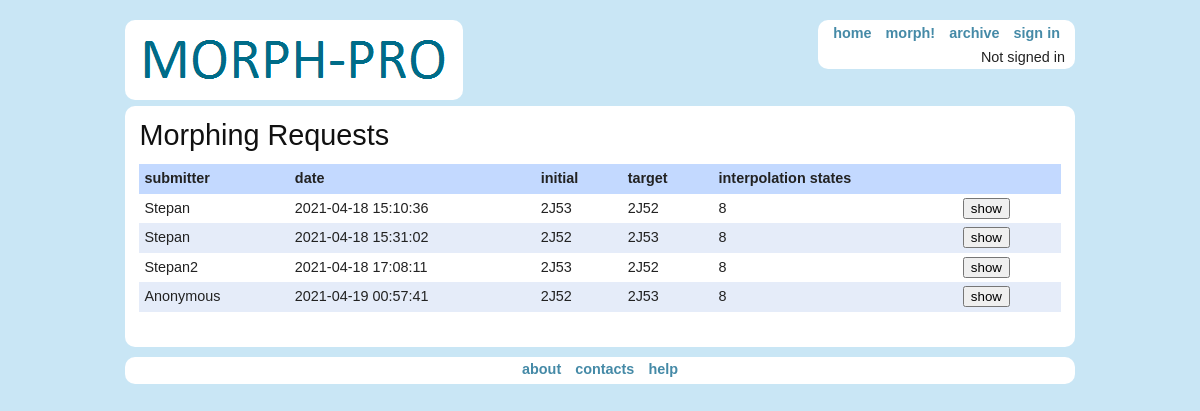
The app's page /morph/archive, older data.
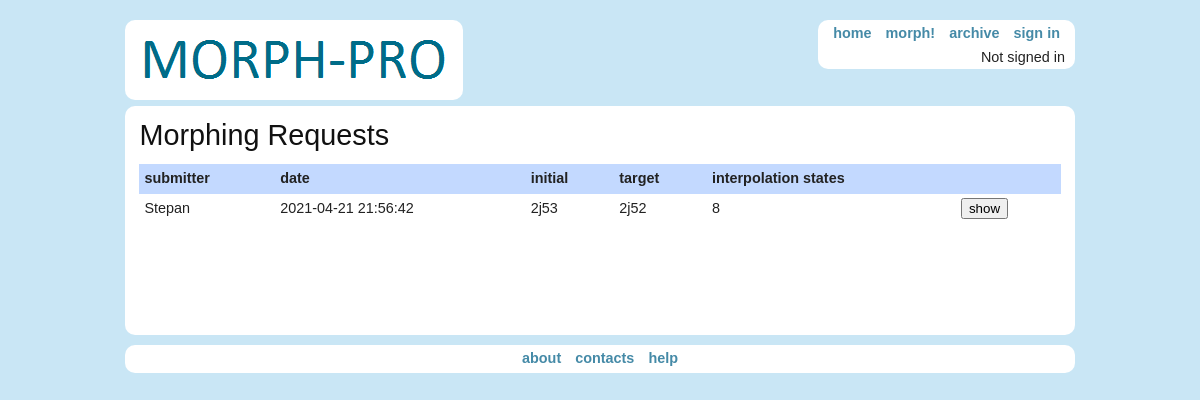
The same page, newer data.
### morphserverapp/models.py (models this page shows, shortened)
class User(models.Model):
    name = models.CharField(max_length=256)
    email = models.EmailField(unique=True)
    password = models.CharField(max_length=256)
    user_created_at = models.DateTimeField()
    user_updated_at = models.DateTimeField()

class MorphRequest(models.Model):
    author = models.IntegerField()
    protein_a_name = models.CharField(max_length=256)
    protein_b_name = models.CharField(max_length=256)
    morphing_count = models.IntegerField()
    auto_interpolation = models.BooleanField(default=False)
    created_at = models.DateTimeField()

### morphserverapp/views.py (the view)
# urls.py: path('morph/archive',views.archive, name='archive'),
def archive(request):
    archive_template = loader.get_template('morphserverapp/archive.html')
    all_mr_table = []
    for mr in MorphRequest.objects.all():
        try:
            if mr.author != 0:
                author = User.objects.get(pk=mr.author).name
            else:
                author = 'Anonymous'
        except User.DoesNotExist:
            return HttpResponseRedirect('../')
        all_mr_table.append([str(author),str(mr.created_at)[:len(str(mr.created_at))-7],str(mr.protein_a_name),str(mr.protein_b_name),
                         str(mr.morphing_count),'/morph/'+str(mr.id)])
    return HttpResponse(archive_template.render({'morph_requests':all_mr_table,'user_greeting':request.session.get('name')},request))

### morphserverapp/templates/morphserverapp/archive.html (shortened to what this page needs)
<!DOCTYPE html>
<html>
{% load static %}
<head>
<link rel="stylesheet" media="screen" href="{% static 'stylesheets/blueprint/screen.css' %}" />
<link rel="stylesheet" media="print" href="{% static 'stylesheets/blueprint/print.css' %}" />
<link rel="stylesheet" media="screen" href="{% static 'stylesheets/blueprint/ie.css' %}" />
<link rel="stylesheet" media="screen" href="{% static 'stylesheets/custom.css' %}" />
<link rel="stylesheet" media="screen" href="{% static 'stylesheets/common.css' %}" />
<link rel="stylesheet" media="screen" href="{% static 'stylesheets/pages.css' %}" />
</head>
<body>
  <div class="container">
    <header>
  <a href="/"><img alt="Morphing server" class="round" src="{% static 'images/logo.png' %}" /></a>
<nav class="round">
  <ul>
    <li><a href="/">home</a></li>
    <li><a href="/morph/new">morph!</a></li>
    <li><a href="/morph/archive">archive</a></li>
      {% if user_greeting %}
      <li> <a href="/user/sign_out">sign out</a></li>
      {% else %}
      <li> <a href="/user/sign_in">sign in</a></li>
      {% endif %}
  </ul>
  <div id="user-greeting">
      {% if user_greeting %}
        Signed in as <strong>{{user_greeting}}</strong>
      {% else %}
        Not signed in
      {% endif %}
  </div>
</nav>
</header>
    <section class="round">
      <h1>Morphing Requests</h1>
<table id="index-morph-requests">
    <thead>
    <tr>
      <th>submitter</th>
      <th>date</th>
      <th>initial</th>
      <th>target</th>
      <th>interpolation states</th>
      <th></th>
    </tr>
    </thead>
    <tbody>
    {% if morph_requests|length > 0 %}
    {% for morph_request in morph_requests %}
      <tr>
          {% for val in morph_request|slice:":5" %}
          <td>{{val}}</td>
          {% endfor %}
          <td>
              <form class="button_to" method="get" action="{{morph_request|last}}"><input type="submit" value="show"></form>
          </td>
    {% endfor %}
    {% endif %}
    </tbody>
</table>
    </section>
    <footer>
  <nav class="round">
      <ul>
        <li><a href="/about">about</a></li>
        <li><a href="/contacts">contacts</a></li>
        <li><a href="/help">help</a></li>
      </ul>
  </nav>
</footer>
  </div>
</body>
</html>

### static/stylesheets/blueprint/screen.css (style rules this page uses)
html { margin:0;padding:0;border:0; }
body, div, span, object, iframe, h1, h2, h3, h4, h5, h6, p, blockquote, pre, a, abbr, acronym, address, code, del, dfn, em, img, q, dl, dt, dd, ol, ul, li, fieldset, form, label, legend, table, caption, tbody, tfoot, thead, tr, th, td, article, aside, dialog, figure, footer, header, hgroup, nav, section { margin:0;padding:0;border:0;font-size:100%;font:inherit;vertical-align:baseline; }
article, aside, details, figcaption, figure, dialog, footer, header, hgroup, menu, nav, section { display:block; }
body { line-height:1.5;background:white; }
table { border-collapse:separate;border-spacing:0; }
caption, th, td { text-align:left;font-weight:normal;float:none !important; }
table, th, td { vertical-align:middle; }
a img { border:none; }
html { font-size:100.01%; }
body { font-size:75%;color:#222;background:#fff;font-family:"Helvetica Neue", Arial, Helvetica, sans-serif; }
h1, h2, h3, h4, h5, h6 { font-weight:normal;color:#111; }
h1 { font-size:3em;line-height:1;margin-bottom:0.5em; }
a { color:#06c;text-decoration:underline; }
ul, ol { margin:0 1.5em 1.5em 0;padding-left:1.5em; }
ul { list-style-type:disc; }
table { margin-bottom:1.4em;width:100%; }
th { font-weight:bold; }
thead th { background:#c3d9ff; }
th, td, caption { padding:4px 10px 4px 5px; }
.container { width:950px;margin:0 auto; }
.clearfix:after, .container:after { content:"\0020";display:block;height:0;clear:both;visibility:hidden;overflow:hidden; }
.clearfix, .container { display:block; }

### static/stylesheets/blueprint/ie.css (style rules this page uses)
body { text-align:center; }
.container { text-align:left; }
img { -ms-interpolation-mode:bicubic; }
.clearfix, .container { display:inline-block; }

### static/stylesheets/custom.css (style rules this page uses)
body { background: #c9e6f5; }
section { background: #fff; padding: 1em; font-size: 120%; min-height: 200px; }
section h1 { font-size: 200%; }
#user-greeting { text-align: right; }
nav { float: right; }
nav { background-color: white; padding: 0 0.7em; white-space: nowrap; }
nav ul { margin: 0; padding: 0; }
nav ul li { list-style-type: none; display: inline-block; padding: 0.2em 0; }
nav ul li a { padding: 0 5px; font-weight: bold; text-decoration: none; }
header { padding-top: 20px; font-size: 120%; }
header img { padding: 1em; background: #fff; }
footer { text-align: center; margin-top: 10px; margin-left: auto; margin-right: auto; font-size: 120%; }
footer nav { float: none; }

### static/stylesheets/common.css (style rules this page uses)
body { font-family: "Helvetica"; }
.round { -moz-border-radius: 10px; -webkit-border-radius: 10px; border-radius: 10px; }
a { color: #458aa7; }

### static/stylesheets/blueprint/print.css (style rules this page uses)
body { line-height:1.5;font-family:"Helvetica Neue", Arial, Helvetica, sans-serif;color:#000;background:none;font-size:10pt; }
.container { background:none; }
h1, h2, h3, h4, h5, h6 { font-family:"Helvetica Neue", Arial, "Lucida Grande", sans-serif; }
a img { border:none; }
a:link, a:visited { background:transparent;font-weight:700;text-decoration:underline; }
a:link:after, a:visited:after { content:" (" attr(href) ")";font-size:90%; }

Row changes from the older to the newer data that the page shows:
removed MorphRequest: morph_request "2J53" "2J52"
removed MorphRequest: morph_request "2J52" "2J53"
no longer on this page (row unchanged): User: morph_request "Stepan2"
removed MorphRequest: morph_request "2J53" "2J52"
removed MorphRequest: morph_request "2J52" "2J53"
added MorphRequest: morph_request "2j53" "2j52"
Text that changed along with them:
list line gone: "2021-04-18 15:10:36"
new list line: "2021-04-21 21:56:42"
list line gone: "Stepan"
list line gone: "2021-04-18 15:31:02 8 show"
list line gone: "2021-04-18 17:08:11 8 show"
list line gone: "Anonymous 2021-04-19 00:57:41 8 show"
